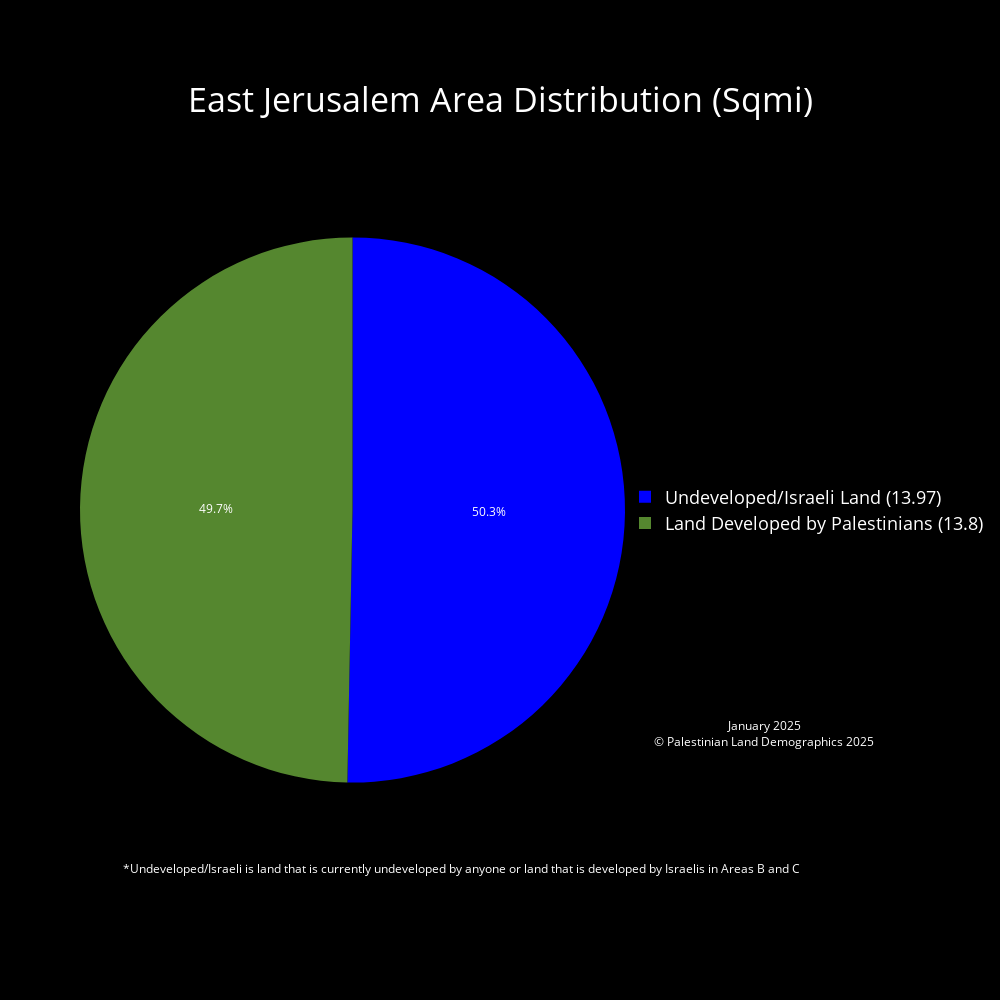

The notebook cell saved with this chart:
### Code cell
# East Jerusalem
# Clip to East Jerusalem
East_Jerusalem_land_mass = gpd.clip(Palestinian_Land_Mass, East_Jerusalem)
East_Jerusalem_seam_zone = gpd.clip(Seam_Zone, East_Jerusalem)
# Calculate Area for clipped layer
East_Jerusalem_land_mass['Area_sqmi'] = Jerusalem_land_mass['geometry'].to_crs(epsg=28191).area * 3.8610215854245e-7
East_Jerusalem_seam_zone['Area_sqmi'] = Jerusalem_seam_zone['geometry'].to_crs(epsg=28191).area * 3.8610215854245e-7
# Plot for Visualization (Includes East Jerusalem)
fig, ax = plt.subplots()
East_Jerusalem.plot(ax = ax, facecolor = "white", edgecolor = "black", label = "East Jerusalem")
East_Jerusalem_seam_zone.plot(ax=ax, facecolor = "#1a237e", edgecolor = "#1a237e", label = "Palestinian Seam Zone in East Jerusalem")
East_Jerusalem_land_mass.plot(ax = ax, facecolor = "green", edgecolor = "green", label = "Palestinian Land Mass in East Jerusalem")
plt.title(f"Palestinian Land Mass East Jerusalem")
plt.xlabel('Longitude')
plt.ylabel('Latitude')
plt.show()



# Calculate the land mass in areas a, b, c etc.. Excludes East Jerusalem, and East Jerusalem land area
# Jerusalem_seam_zone['Area_sqmi'].groupby([Jerusalem_seam_zone['CLASS']]).sum()
# Palestinian_Land_Mass_East_Jerusalem['Area_sqmi'].groupby(Palestinian_Land_Mass_East_Jerusalem['CLASS']).sum()
# Palestinian_Seam_Zone_East_Jerusalem['Area_sqmi'].groupby(Palestinian_Seam_Zone_East_Jerusalem['CLASS']).sum()
Palestinian_Land_Mass_East_Jerusalem['Area_sqmi'] = Palestinian_Land_Mass_East_Jerusalem['geometry'].area * 3.861e-7 #sqmi
Palestinian_Seam_Zone_East_Jerusalem['Area_sqmi'] = Palestinian_Seam_Zone_East_Jerusalem['geometry'].area * 3.861e-7 #sqmi
Palestinian_Land_Mass_EJ_area = Palestinian_Land_Mass_East_Jerusalem['Area_sqmi'].groupby(Palestinian_Land_Mass_East_Jerusalem['CLASS']).sum().iloc[1]
print(Palestinian_Land_Mass_EJ_area)
Palestinian_Land_Mass_Seam_Zone_EJ_area = Palestinian_Seam_Zone_East_Jerusalem['Area_sqmi'].groupby(Palestinian_Seam_Zone_East_Jerusalem['CLASS']).sum().iloc[1]
print(Palestinian_Land_Mass_Seam_Zone_EJ_area)
total_palestinian_developed_land_east_jerusalem = Palestinian_Land_Mass_EJ_area + Palestinian_Land_Mass_Seam_Zone_EJ_area
open_or_israeli_area = east_jerusalem_area - total_palestinian_developed_land_east_jerusalem
print(east_jerusalem_area)
# declaring data from land mass calculations
data = [total_palestinian_developed_land_east_jerusalem, open_or_israeli_area]

# Custom color palette and labels
label_color_dict = {'Land Developed by Palestinians' : '#55872F', 'Undeveloped/Israeli Land' : '#0000FF'}
labels = list(label_color_dict.keys())
palette_color = list(label_color_dict.values())
custom_labels = [f'{label} ({round(value, 2)})' for label, value in zip(labels, data)]

# Pie chart using plotly
fig = go.Figure(
    data=[
        go.Pie(
            labels=custom_labels,
            values=data,
            marker=dict(colors=palette_color)
            
        )
    ]
)

fig.update_traces(textposition='inside',       # puts text inside the pie chart
                    textinfo = 'percent',        # shows us the percent and the area in sqmi ('percent+label' to show both)
                    textfont_color='white')      # color of the labels inside the pie chart are set to white

fig.update_layout(
    paper_bgcolor='black',       # background color around the plot  
    plot_bgcolor='black',        # background color of the plot
    font_color='white',          # color of the legend and title
    title={
        'text': 'East Jerusalem Area Distribution (Sqmi)',
        'x': 0.5,                # Middle
        'y': 0.90,                # Nearly at the top
        'xanchor': 'center',
        'yanchor': 'middle',
        'font': {'size': 34}     # Increase font size for the title
    },
    legend={
        'font': {'size': 18},     # Increase font size for the legend
        'x': 1,                   # Position legend to the right of the pie chart
        'y': 0.5,                 # Position legend in the middle
        'xanchor': 'left',
        'yanchor': 'middle'
    },
    annotations=[
        dict(
            text="*Undeveloped/Israeli is land that is currently undeveloped by anyone or land that is developed by Israelis in Areas B and C",
            x=0.7,
            y=0.05,
            showarrow=False,
            font=dict(color='white', size=12),
            xanchor='center'
        ),
        dict(
            text="January 2025<br>© Palestinian Land Demographics 2025",
            x=1.05,
            y=0.25,
            showarrow=False,
            font=dict(color='white', size=12),
            xanchor='left',
            yanchor='top'
        )
    ],
    width=1000,                  # width and height of the pie chart
    height=1000
)

fig.write_html('January2025\PieCharts_HTML\East_Jerusalem_Area_Distribution_Pie_Chart.html')
fig.show()

hti = Html2Image(size=(1000, 1000))
# Set the output path
hti.output_path = 'January2025/PieCharts_JPG'

# Take a screenshot of the HTML file and save it as a JPG file
hti.screenshot(
    html_file='January2025/PieCharts_HTML/East_Jerusalem_Area_Distribution_Pie_Chart.html',
    save_as='East_Jerusalem_Area_Distribution_Pie_Chart.jpg'
)

### Figure 1 — Plotly figure (JSON) as saved in the notebook; plotly's stock layout.template omitted (floating-point values rounded to 4 significant figures)
{"data": [{"labels": ["Land Developed by Palestinians (13.8)", "Undeveloped/Israeli Land (13.97)"], "marker": {"colors": ["#55872F", "#0000FF"]}, "textfont": {"color": "white"}, "textinfo": "percent", "textposition": "inside", "type": "pie", "values": [13.8, 13.97]}], "layout": {"annotations": [{"font": {"color": "white", "size": 12}, "showarrow": false, "text": "*Undeveloped/Israeli is land that is currently undeveloped by anyone or land that is developed by Israelis in Areas B and C", "x": 0.7, "xanchor": "center", "y": 0.05}, {"font": {"color": "white", "size": 12}, "showarrow": false, "text": "January 2025<br>© Palestinian Land Demographics 2025", "x": 1.05, "xanchor": "left", "y": 0.25, "yanchor": "top"}], "font": {"color": "white"}, "height": 1000, "legend": {"font": {"size": 18}, "x": 1, "xanchor": "left", "y": 0.5, "yanchor": "middle"}, "paper_bgcolor": "black", "plot_bgcolor": "black", "title": {"font": {"size": 34}, "text": "East Jerusalem Area Distribution (Sqmi)", "x": 0.5, "xanchor": "center", "y": 0.9, "yanchor": "middle"}, "width": 1000}}
